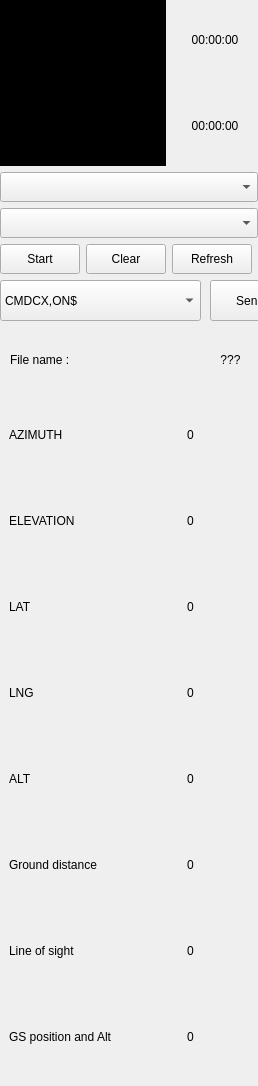
     <widget class="QWidget" name="widget" native="true">
      <layout class="QGridLayout" name="gridLayout_2">
       <property name="leftMargin">
        <number>0</number>
       </property>
       <property name="topMargin">
        <number>0</number>
       </property>
       <property name="rightMargin">
        <number>0</number>
       </property>
       <property name="bottomMargin">
        <number>0</number>
       </property>
       <property name="spacing">
        <number>6</number>
       </property>
       <item row="2" column="0" colspan="4">
        <widget class="QComboBox" name="port_box">
         <property name="minimumSize">
          <size>
           <width>0</width>
           <height>30</height>
          </size>
         </property>
        </widget>
       </item>
       <item row="0" column="2" colspan="2">
        <widget class="QLabel" name="time">
         <property name="minimumSize">
          <size>
           <width>0</width>
           <height>80</height>
          </size>
         </property>
         <property name="maximumSize">
          <size>
           <width>16777215</width>
           <height>100</height>
          </size>
         </property>
         <property name="text">
          <string>00:00:00</string>
         </property>
         <property name="alignment">
          <set>Qt::AlignCenter</set>
         </property>
        </widget>
       </item>
       <item row="3" column="0" colspan="4">
        <widget class="QComboBox" name="Baud_box">
         <property name="minimumSize">
          <size>
           <width>0</width>
           <height>30</height>
          </size>
         </property>
        </widget>
       </item>
       <item row="1" column="2" colspan="2">
        <widget class="QLabel" name="elapsed">
         <property name="minimumSize">
          <size>
           <width>0</width>
           <height>80</height>
          </size>
         </property>
         <property name="maximumSize">
          <size>
           <width>16777215</width>
           <height>100</height>
          </size>
         </property>
         <property name="text">
          <string>00:00:00</string>
         </property>
         <property name="alignment">
          <set>Qt::AlignCenter</set>
         </property>
        </widget>
       </item>
       <item row="4" column="1">
        <widget class="QPushButton" name="clear_bt">
         <property name="minimumSize">
          <size>
           <width>0</width>
           <height>30</height>
          </size>
         </property>
         <property name="styleSheet">
          <string notr="true">font: 25 12pt &quot;Yu Mincho Light&quot;;</string>
         </property>
         <property name="text">
          <string>Clear</string>
         </property>
        </widget>
       </item>
       <item row="4" column="2">
        <widget class="QPushButton" name="refresh_bt">
         <property name="minimumSize">
          <size>
           <width>0</width>
           <height>30</height>
          </size>
         </property>
         <property name="styleSheet">
          <string notr="true">font: 25 12pt &quot;Yu Mincho Light&quot;;</string>
         </property>
         <property name="text">
          <string>Refresh</string>
         </property>
        </widget>
       </item>
       <item row="4" column="0">
        <widget class="QPushButton" name="start_bt">
         <property name="minimumSize">
          <size>
           <width>0</width>
           <height>30</height>
          </size>
         </property>
         <property name="styleSheet">
          <string notr="true">font: 25 12pt &quot;Yu Mincho Light&quot;;</string>
         </property>
         <property name="text">
          <string>Start</string>
         </property>
        </widget>
       </item>
       <item row="5" column="0" colspan="4">
        <widget class="QWidget" name="widget_4" native="true">
         <property name="minimumSize">
          <size>
           <width>0</width>
           <height>100</height>
          </size>
         </property>
         <property name="maximumSize">
          <size>
           <width>16777215</width>
           <height>100</height>
          </size>
         </property>
         <widget class="QLabel" name="T_file_name">
          <property name="geometry">
           <rect>
            <x>10</x>
            <y>59</y>
            <width>121</width>
            <height>41</height>
           </rect>
          </property>
          <property name="minimumSize">
           <size>
            <width>0</width>
            <height>0</height>
           </size>
          </property>
          <property name="text">
           <string>File name :</string>
          </property>
         </widget>
         <widget class="QComboBox" name="comboBox">
          <property name="geometry">
           <rect>
            <x>0</x>
            <y>0</y>
            <width>201</width>
            <height>41</height>
           </rect>
          </property>
          <item>
           <property name="text">
            <string>CMDCX,ON$</string>
           </property>
          </item>
          <item>
           <property name="text">
            <string>CMDCX,OFF$</string>
           </property>
          </item>
          <item>
           <property name="text">
            <string>CMDSP1,ON$</string>
           </property>
          </item>
          <item>
           <property name="text">
            <string>CMDSP2,ON$</string>
           </property>
          </item>
          <item>
           <property name="text">
            <string>CMDSP1,OFF$</string>
           </property>
          </item>
          <item>
           <property name="text">
            <string>CMDSP2,OFF$</string>
           </property>
          </item>
         </widget>
         <widget class="QPushButton" name="send_CMD_bt">
          <property name="geometry">
           <rect>
            <x>210</x>
            <y>0</y>
            <width>111</width>
            <height>41</height>
           </rect>
          </property>
          <property name="minimumSize">
           <size>
            <width>0</width>
            <height>30</height>
           </size>
          </property>
          <property name="styleSheet">
           <string notr="true">font: 25 12pt &quot;Yu Mincho Light&quot;;</string>
          </property>
          <property name="text">
           <string>Send CMD</string>
          </property>
         </widget>
         <widget class="QLabel" name="file_name">
          <property name="geometry">
           <rect>
            <x>130</x>
            <y>59</y>
            <width>201</width>
            <height>41</height>
           </rect>
          </property>
          <property name="minimumSize">
           <size>
            <width>0</width>
            <height>0</height>
           </size>
          </property>
          <property name="text">
           <string>???</string>
          </property>
          <property name="alignment">
           <set>Qt::AlignCenter</set>
          </property>
         </widget>
        </widget>
       </item>
       <item row="6" column="0" colspan="4">
        <widget class="QWidget" name="widget_5" native="true">
         <property name="minimumSize">
          <size>
           <width>0</width>
           <height>50</height>
          </size>
         </property>
         <layout class="QGridLayout" name="gridLayout_3">
          <item row="6" column="1">
           <widget class="QLabel" name="LOS">
            <property name="minimumSize">
             <size>
              <width>0</width>
              <height>80</height>
             </size>
            </property>
            <property name="maximumSize">
             <size>
              <width>16777215</width>
              <height>80</height>
             </size>
            </property>
            <property name="styleSheet">
             <string notr="true">font: 25 10pt &quot;Yu Mincho Light&quot;;</string>
            </property>
            <property name="text">
             <string>0</string>
            </property>
            <property name="alignment">
             <set>Qt::AlignCenter</set>
            </property>
           </widget>
          </item>
          <item row="6" column="0">
           <widget class="QLabel" name="T_LOS">
            <property name="minimumSize">
             <size>
              <width>0</width>
              <height>80</height>
             </size>
            </property>
            <property name="maximumSize">
             <size>
              <width>16777215</width>
              <height>80</height>
             </size>
            </property>
            <property name="styleSheet">
             <string notr="true">font: 25 10pt &quot;Yu Mincho Light&quot;;</string>
            </property>
            <property name="text">
             <string>Line of sight</string>
            </property>
           </widget>
          </item>
          <item row="4" column="0">
           <widget class="QLabel" name="T_Alt">
            <property name="minimumSize">
             <size>
              <width>0</width>
              <height>80</height>
             </size>
            </property>
            <property name="maximumSize">
             <size>
              <width>16777215</width>
              <height>80</height>
             </size>
            </property>
            <property name="styleSheet">
             <string notr="true">font: 25 10pt &quot;Yu Mincho Light&quot;;</string>
            </property>
            <property name="text">
             <string>ALT</string>
            </property>
           </widget>
          </item>
          <item row="3" column="0">
           <widget class="QLabel" name="T_Lng">
            <property name="minimumSize">
             <size>
              <width>0</width>
              <height>80</height>
             </size>
            </property>
            <property name="maximumSize">
             <size>
              <width>16777215</width>
              <height>80</height>
             </size>
            </property>
            <property name="styleSheet">
             <string notr="true">font: 25 10pt &quot;Yu Mincho Light&quot;;</string>
            </property>
            <property name="text">
             <string>LNG</string>
            </property>
           </widget>
          </item>
          <item row="2" column="0">
           <widget class="QLabel" name="T_Lat">
            <property name="minimumSize">
             <size>
              <width>0</width>
              <height>80</height>
             </size>
            </property>
            <property name="maximumSize">
             <size>
              <width>16777215</width>
              <height>80</height>
             </size>
            </property>
            <property name="styleSheet">
             <string notr="true">font: 25 10pt &quot;Yu Mincho Light&quot;;</string>
            </property>
            <property name="text">
             <string>LAT</string>
            </property>
           </widget>
          </item>
          <item row="7" column="0">
           <widget class="QLabel" name="T_GS_posi_Alt">
            <property name="minimumSize">
             <size>
              <width>0</width>
              <height>80</height>
             </size>
            </property>
            <property name="maximumSize">
             <size>
              <width>16777215</width>
              <height>80</height>
             </size>
            </property>
            <property name="styleSheet">
             <string notr="true">font: 25 10pt &quot;Yu Mincho Light&quot;;</string>
            </property>
            <property name="text">
             <string>GS position and Alt</string>
            </property>
           </widget>
          </item>
          <item row="5" column="0">
           <widget class="QLabel" name="T_GD">
            <property name="minimumSize">
             <size>
              <width>0</width>
              <height>80</height>
             </size>
            </property>
            <property name="maximumSize">
             <size>
              <width>16777215</width>
              <height>80</height>
             </size>
            </property>
            <property name="styleSheet">
             <string notr="true">font: 25 10pt &quot;Yu Mincho Light&quot;;</string>
            </property>
            <property name="text">
             <string>Ground distance</string>
            </property>
           </widget>
          </item>
          <item row="4" column="1">
           <widget class="QLabel" name="Alt">
            <property name="minimumSize">
             <size>
              <width>0</width>
              <height>80</height>
             </size>
            </property>
            <property name="maximumSize">
             <size>
              <width>16777215</width>
              <height>80</height>
             </size>
            </property>
            <property name="styleSheet">
             <string notr="true">font: 25 10pt &quot;Yu Mincho Light&quot;;</string>
            </property>
            <property name="text">
             <string>0</string>
            </property>
            <property name="alignment">
             <set>Qt::AlignCenter</set>
            </property>
           </widget>
          </item>
          <item row="7" column="1">
           <widget class="QLabel" name="GS_posi_Alt">
            <property name="minimumSize">
             <size>
              <width>0</width>
              <height>80</height>
             </size>
            </property>
            <property name="maximumSize">
             <size>
              <width>16777215</width>
              <height>80</height>
             </size>
            </property>
            <property name="styleSheet">
             <string notr="true">font: 25 10pt &quot;Yu Mincho Light&quot;;</string>
            </property>
            <property name="text">
             <string>0</string>
            </property>
            <property name="alignment">
             <set>Qt::AlignCenter</set>
            </property>
           </widget>
          </item>
          <item row="5" column="1">
           <widget class="QLabel" name="GD">
            <property name="minimumSize">
             <size>
              <width>0</width>
              <height>80</height>
             </size>
            </property>
            <property name="maximumSize">
             <size>
              <width>16777215</width>
              <height>80</height>
             </size>
            </property>
            <property name="styleSheet">
             <string notr="true">font: 25 10pt &quot;Yu Mincho Light&quot;;</string>
            </property>
            <property name="text">
             <string>0</string>
            </property>
            <property name="alignment">
             <set>Qt::AlignCenter</set>
            </property>
           </widget>
          </item>
          <item row="1" column="1">
           <widget class="QLabel" name="Ele">
            <property name="minimumSize">
             <size>
              <width>0</width>
              <height>80</height>
             </size>
            </property>
            <property name="maximumSize">
             <size>
              <width>16777215</width>
              <height>80</height>
             </size>
            </property>
            <property name="styleSheet">
             <string notr="true">font: 25 10pt &quot;Yu Mincho Light&quot;;</string>
            </property>
            <property name="text">
             <string>0</string>
            </property>
            <property name="alignment">
             <set>Qt::AlignCenter</set>
            </property>
           </widget>
          </item>
          <item row="3" column="1">
           <widget class="QLabel" name="Lng">
            <property name="minimumSize">
             <size>
              <width>0</width>
              <height>80</height>
             </size>
            </property>
            <property name="maximumSize">
             <size>
              <width>16777215</width>
              <height>80</height>
             </size>
            </property>
            <property name="styleSheet">
             <string notr="true">font: 25 10pt &quot;Yu Mincho Light&quot;;</string>
            </property>
            <property name="text">
             <string>0</string>
            </property>
            <property name="alignment">
             <set>Qt::AlignCenter</set>
            </property>
           </widget>
          </item>
          <item row="2" column="1">
           <widget class="QLabel" name="Lat">
            <property name="minimumSize">
             <size>
              <width>0</width>
              <height>80</height>
             </size>
            </property>
            <property name="maximumSize">
             <size>
              <width>16777215</width>
              <height>80</height>
             </size>
            </property>
            <property name="styleSheet">
             <string notr="true">font: 25 10pt &quot;Yu Mincho Light&quot;;</string>
            </property>
            <property name="text">
             <string>0</string>
            </property>
            <property name="alignment">
             <set>Qt::AlignCenter</set>
            </property>
           </widget>
          </item>
          <item row="1" column="0">
           <widget class="QLabel" name="T_Ele">
            <property name="minimumSize">
             <size>
              <width>0</width>
              <height>80</height>
             </size>
            </property>
            <property name="maximumSize">
             <size>
              <width>16777215</width>
              <height>80</height>
             </size>
            </property>
            <property name="styleSheet">
             <string notr="true">font: 25 10pt &quot;Yu Mincho Light&quot;;</string>
            </property>
            <property name="text">
             <string>ELEVATION</string>
            </property>
           </widget>
          </item>
          <item row="0" column="1">
           <widget class="QLabel" name="Azi">
            <property name="minimumSize">
             <size>
              <width>0</width>
              <height>80</height>
             </size>
            </property>
            <property name="maximumSize">
             <size>
              <width>16777215</width>
              <height>80</height>
             </size>
            </property>
            <property name="styleSheet">
             <string notr="true">font: 25 10pt &quot;Yu Mincho Light&quot;;</string>
            </property>
            <property name="text">
             <string>0</string>
            </property>
            <property name="alignment">
             <set>Qt::AlignCenter</set>
            </property>
           </widget>
          </item>
          <item row="0" column="0">
           <widget class="QLabel" name="T_Azi">
            <property name="minimumSize">
             <size>
              <width>0</width>
              <height>80</height>
             </size>
            </property>
            <property name="maximumSize">
             <size>
              <width>16777215</width>
              <height>80</height>
             </size>
            </property>
            <property name="styleSheet">
             <string notr="true">font: 25 10pt &quot;Yu Mincho Light&quot;;</string>
            </property>
            <property name="text">
             <string>AZIMUTH</string>
            </property>
           </widget>
          </item>
         </layout>
        </widget>
       </item>
       <item row="0" column="0" rowspan="2" colspan="2">
        <widget class="QFrame" name="frame">
         <property name="styleSheet">
          <string notr="true">image: url(:/newPrefix/logo.png);
background-color: rgb(0, 0, 0);</string>
         </property>
         <property name="frameShape">
          <enum>QFrame::StyledPanel</enum>
         </property>
         <property name="frameShadow">
          <enum>QFrame::Raised</enum>
         </property>
        </widget>
       </item>
      </layout>
     </widget>
